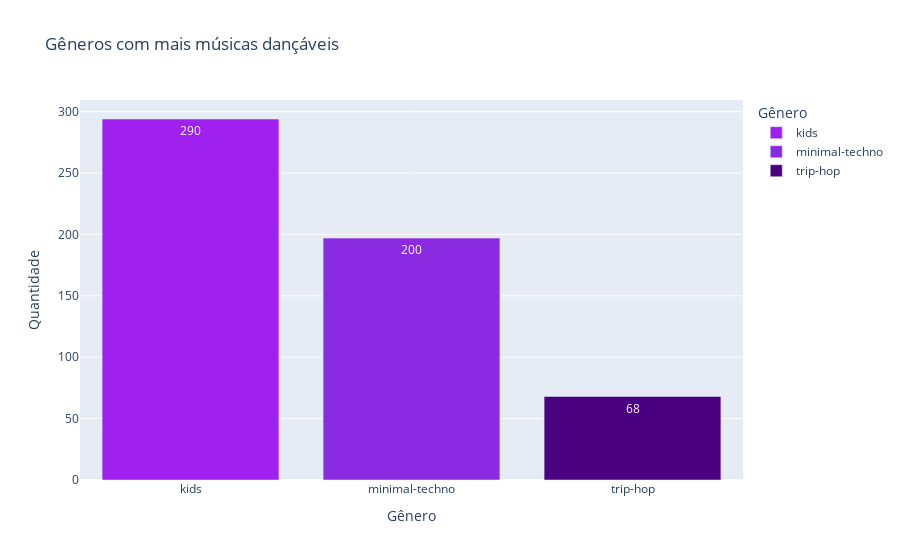

Here is the notebook cell this chart was saved with:
### Markdown cell above
#### Tirando alguns insights

### Code cell
#Relações de algumas colunas com popularidade
#Relação "dançabilidade" das músicas
#Filtrar apenas as músicas com dançabilidade maior ou igual a 0.8

# Lista dos gêneros desejados
generos_dancaveis = ['trip-hop', 'kids', 'minimal-techno']

# Filtrar e agrupar os dados
musica = df1[df1['track_genre'].isin(generos_dancaveis) & (df1['danceability'] >= 0.8)]
musica_grouped = musica.groupby('track_genre').size().reset_index(name='danceability')

# Ordenar os gêneros pela quantidade de músicas dançáveis
musica_sorted = musica_grouped.sort_values(by='danceability', ascending=False)

fig = px.bar(
    musica_sorted,
    x='track_genre',
    y='danceability',
    color='track_genre',
    color_discrete_sequence=['#A020F0', '#8A2BE2', '#4B0082', '#EE82EE', '#9932CC'],
    title='Gêneros com mais músicas dançáveis',
    labels={'track_genre': 'Gênero', 'danceability': 'Quantidade'},
    text='danceability'
   
)

fig.update_traces(texttemplate='%{text:.2s}', textposition='inside') 
fig.show()

### Figure 1 — Plotly figure (JSON) as saved in the notebook; plotly's stock layout.template omitted (floating-point values rounded to 4 significant figures)
{"data": [{"alignmentgroup": "True", "hovertemplate": "Gênero=%{x}<br>Quantidade=%{text}<extra></extra>", "legendgroup": "kids", "marker": {"color": "#A020F0", "pattern": {"shape": ""}}, "name": "kids", "offsetgroup": "kids", "orientation": "v", "showlegend": true, "text": [294], "textposition": "inside", "texttemplate": "%{text:.2s}", "type": "bar", "x": ["kids"], "xaxis": "x", "y": [294], "yaxis": "y"}, {"alignmentgroup": "True", "hovertemplate": "Gênero=%{x}<br>Quantidade=%{text}<extra></extra>", "legendgroup": "minimal-techno", "marker": {"color": "#8A2BE2", "pattern": {"shape": ""}}, "name": "minimal-techno", "offsetgroup": "minimal-techno", "orientation": "v", "showlegend": true, "text": [197], "textposition": "inside", "texttemplate": "%{text:.2s}", "type": "bar", "x": ["minimal-techno"], "xaxis": "x", "y": [197], "yaxis": "y"}, {"alignmentgroup": "True", "hovertemplate": "Gênero=%{x}<br>Quantidade=%{text}<extra></extra>", "legendgroup": "trip-hop", "marker": {"color": "#4B0082", "pattern": {"shape": ""}}, "name": "trip-hop", "offsetgroup": "trip-hop", "orientation": "v", "showlegend": true, "text": [68], "textposition": "inside", "texttemplate": "%{text:.2s}", "type": "bar", "x": ["trip-hop"], "xaxis": "x", "y": [68], "yaxis": "y"}], "layout": {"autosize": true, "barmode": "relative", "legend": {"title": {"text": "Gênero"}, "tracegroupgap": 0}, "title": {"text": "Gêneros com mais músicas dançáveis"}, "xaxis": {"anchor": "y", "autorange": true, "categoryarray": ["kids", "minimal-techno", "trip-hop"], "categoryorder": "array", "domain": [0, 1], "range": [-0.5, 2.5], "title": {"text": "Gênero"}, "type": "category"}, "yaxis": {"anchor": "x", "autorange": true, "domain": [0, 1], "range": [0, 309.5], "title": {"text": "Quantidade"}, "type": "linear"}}}
